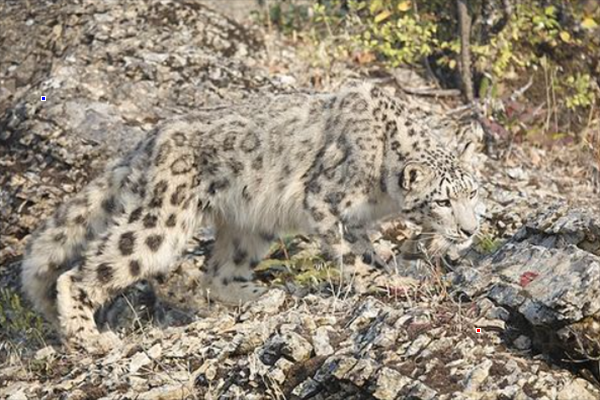
#> input picture snowleopard_red_blue_600_400.png, 600 x 400 px
$ python ex3.py
#> lines starting #> are read from the running program, lines starting #| are printed output that depends on the picture
#!/usr/bin/python
# -*- coding: utf-8 -*-

# Este NÃO é um programa ROS

from __future__ import print_function, division

import cv2
import os,sys, os.path
import numpy as np

print("Rodando Python versão ", sys.version)
print("OpenCV versão: ", cv2.__version__)
print("Diretório de trabalho: ", os.getcwd())


def recorta_leopardo(bgr):
    """Não mude ou renomeie esta função
        deve receber uma imagem bgr e devolver uma nova imagem com tudo em preto e o os pixels da caixa em granco
    """
    color_blue = bgr[:,:,0]
    color_green = bgr[:,:,1]
    color_red = bgr[:,:,2]

    red_pixels = np.where((color_red == 255) & (color_blue == 0) & (color_green == 0))
    blue_pixels = np.where((color_red == 0) & (color_blue == 255) & (color_green == 0))

    red_pixels_linha = red_pixels[0]
    red_pixels_coluna = red_pixels[1]

    blue_pixels_linha = blue_pixels[0]
    blue_pixels_coluna = blue_pixels[1]

    res = bgr.copy()
    return res[blue_pixels_linha.min():red_pixels_linha.max(), blue_pixels_coluna.min():red_pixels_coluna.max()]


if __name__ == "__main__":
    img = cv2.imread("snowleopard_red_blue_600_400.png")
#> img is the input picture: shape (400, 600, 3); mean B, G, R 122.5, 139.3, 150.3
    gray = cv2.cvtColor(img, cv2.COLOR_BGR2GRAY)
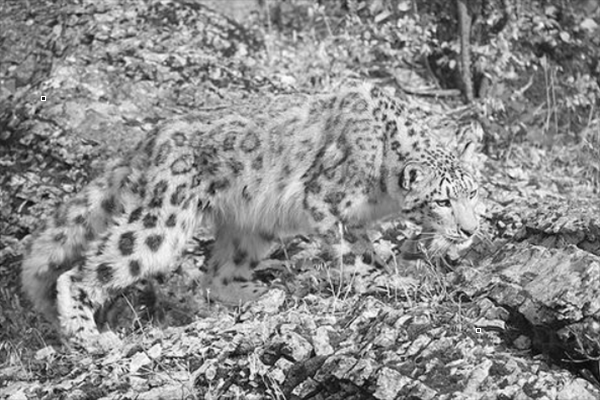
#> gray: shape (400, 600); min 5, max 255, mean 140.7

    # Faz o processamento
    saida = recorta_leopardo(img)
#> in recorta_leopardo, `color_blue = bgr[:,:,0]`:
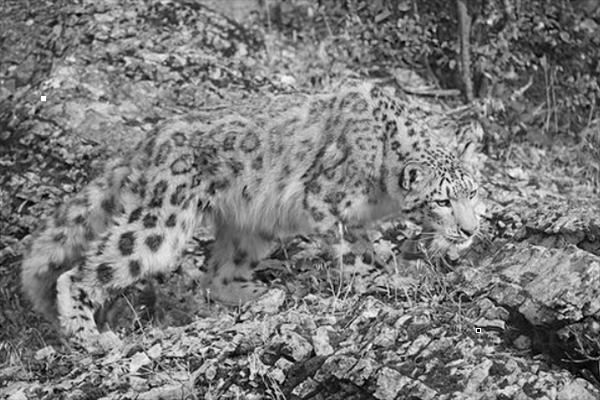
#> color_blue: shape (400, 600); min 0, max 255, mean 122.5
#> in recorta_leopardo, `red_pixels = np.where((color_red == 255) & (color_blue == 0) & (color_..`: red_pixels = 9 positions, rows 329 to 331, columns 477 to 479
#> in recorta_leopardo, `blue_pixels = np.where((color_red == 0) & (color_blue == 255) & (color..`: blue_pixels = 9 positions, rows 97 to 99, columns 42 to 44
#> in recorta_leopardo, `red_pixels_linha = red_pixels[0]`: red_pixels_linha = [329, 329, 329, 330, 330, 330, 331, 331, 331]
#> in recorta_leopardo, `red_pixels_coluna = red_pixels[1]`: red_pixels_coluna = [477, 478, 479, 477, 478, 479, 477, 478, 479]
#> in recorta_leopardo, `blue_pixels_linha = blue_pixels[0]`: blue_pixels_linha = [97, 97, 97, 98, 98, 98, 99, 99, 99]
#> in recorta_leopardo, `blue_pixels_coluna = blue_pixels[1]`: blue_pixels_coluna = [42, 43, 44, 42, 43, 44, 42, 43, 44]
#> in recorta_leopardo, `return res[blue_pixels_linha.min():red_pixels_linha.max(), blue_pixels..`:
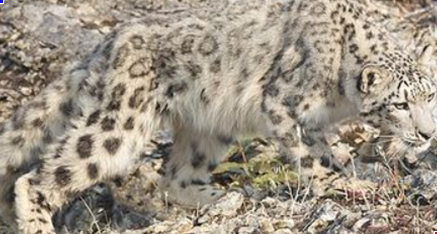
#> returned value: shape (234, 437, 3); mean of channels 0, 1, 2 133, 147.8, 158.2; drawn as B, G, R
    cv2.imwrite("ex3_recorte_leopardo.png", saida)


    # NOTE que a OpenCV terminal trabalha com BGR
    cv2.imshow('entrada', img)

    cv2.imshow('saida', saida)

    cv2.waitKey()
    cv2.destroyAllWindows()
